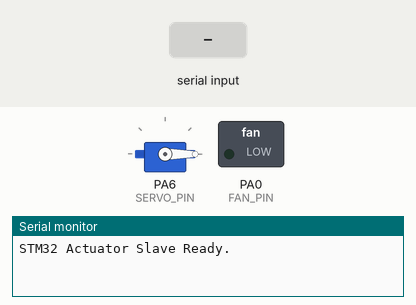
Recording of a sketch running on a simulated STM32 Blue Pill. On the bench: servo, switched loads named in the sketch (green lamp = pin HIGH), the last lines printed to the serial monitor. Inputs (shaded band) come from the test bench.

Above: at 1.2 s.
1.3 s: "<FAN_ON>" received over the second serial link
At 3.1 s:
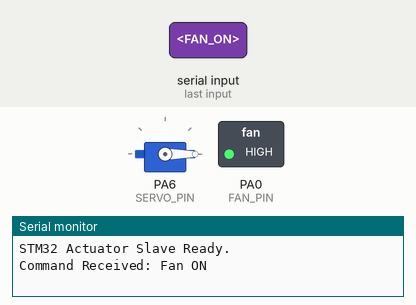
3.8 s: "<VENT_OPEN>" received over the second serial link
At 6.0 s:
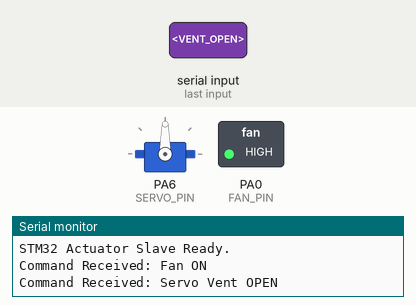
6.3 s: "<FAN_OFF>" received over the second serial link
At 8.1 s:
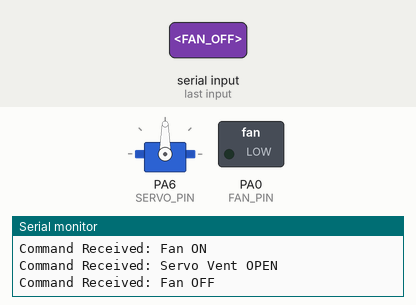
Timing chart, 0 to 9.6 s (numbered marks = the images above; inputs shaded):
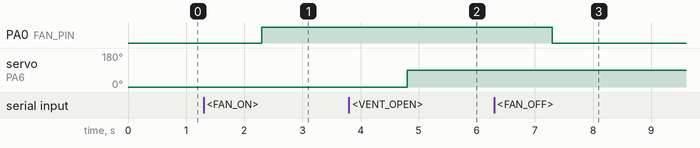

Measured:
- after the input at 1.3 s, PA0 (FAN_PIN): LOW → HIGH after 1.0 s
- after the input at 3.8 s, servo on PA6 (SERVO_PIN): 0° → 90° after 1.0 s
- after the input at 6.3 s, PA0 (FAN_PIN): HIGH → LOW after 1.0 s

The sketch:

Smart_GH_stm_code.ino
```cpp
// =====================================================================
//  STM32F103C8T6 - Greenhouse Slave Actuator Controller
//  - Controls 12V PC Fan via IRLZ44N MOSFET on PA0
//  - Controls SG90 Servo Motor on PA6
//  - Listens to ESP32 Master via Serial1 (PA10 RX / PA9 TX)
// =====================================================================
#include <Servo.h>

#define FAN_PIN   PA0   // Connected via 100/1k resistor to MOSFET Gate
#define SERVO_PIN PA6   // SG90 Servo motor signal

Servo actuatorServo;

void setup() {
  // Initialize USB Serial for PC debugging (optional, if plugged in)
  Serial.begin(115200);

  // Initialize UART port linked to the ESP32 (TX2/RX2)
  Serial1.begin(115200);

  // Configure the Fan MOSFET pin
  pinMode(FAN_PIN, OUTPUT);
  digitalWrite(FAN_PIN, LOW); // Ensure fan starts OFF on boot

  // Configure the Servo pin
  actuatorServo.attach(SERVO_PIN);
  actuatorServo.write(0);     // Default to closed position (0 degrees)

  Serial.println("STM32 Actuator Slave Ready.");
}

void loop() {
  // Check if data is available from the ESP32
  if (Serial1.available() > 0) {
    // Read the incoming string until a newline character is found
    String packet = Serial1.readStringUntil('\n');
    packet.trim(); // Remove whitespace or carriage returns

    // Validate that the packet has proper < and > boundaries
    if (packet.startsWith("<") && packet.endsWith(">")) {
      int startIdx = packet.indexOf('<');
      int endIdx = packet.indexOf('>');

      // Ensure the indices are valid before extracting the substring
      if (startIdx >= 0 && endIdx > startIdx) {
        String content = packet.substring(startIdx + 1, endIdx);

        // --- ACTUATOR CONTROL PARSING ---

        if (content == "FAN_ON") {
          digitalWrite(FAN_PIN, HIGH);
          Serial.println("Command Received: Fan ON");
        }
        else if (content == "FAN_OFF") {
          digitalWrite(FAN_PIN, LOW);
          Serial.println("Command Received: Fan OFF");
        }
        else if (content == "VENT_OPEN") {
          actuatorServo.write(90); // Rotate servo to 90 degrees (Open Vent)
          Serial.println("Command Received: Servo Vent OPEN");
        }
        else if (content == "VENT_CLOSE") {
          actuatorServo.write(0);  // Rotate servo to 0 degrees (Close Vent)
          Serial.println("Command Received: Servo Vent CLOSED");
        }

        // Note: If the content is the regular sensor telemetry packet
        // (e.g., "<45,1200.5,28.4..."), the STM32 simply ignores it here,
        // safely dropping it without executing a fan/servo command.
      }
    }
  }
}
```
